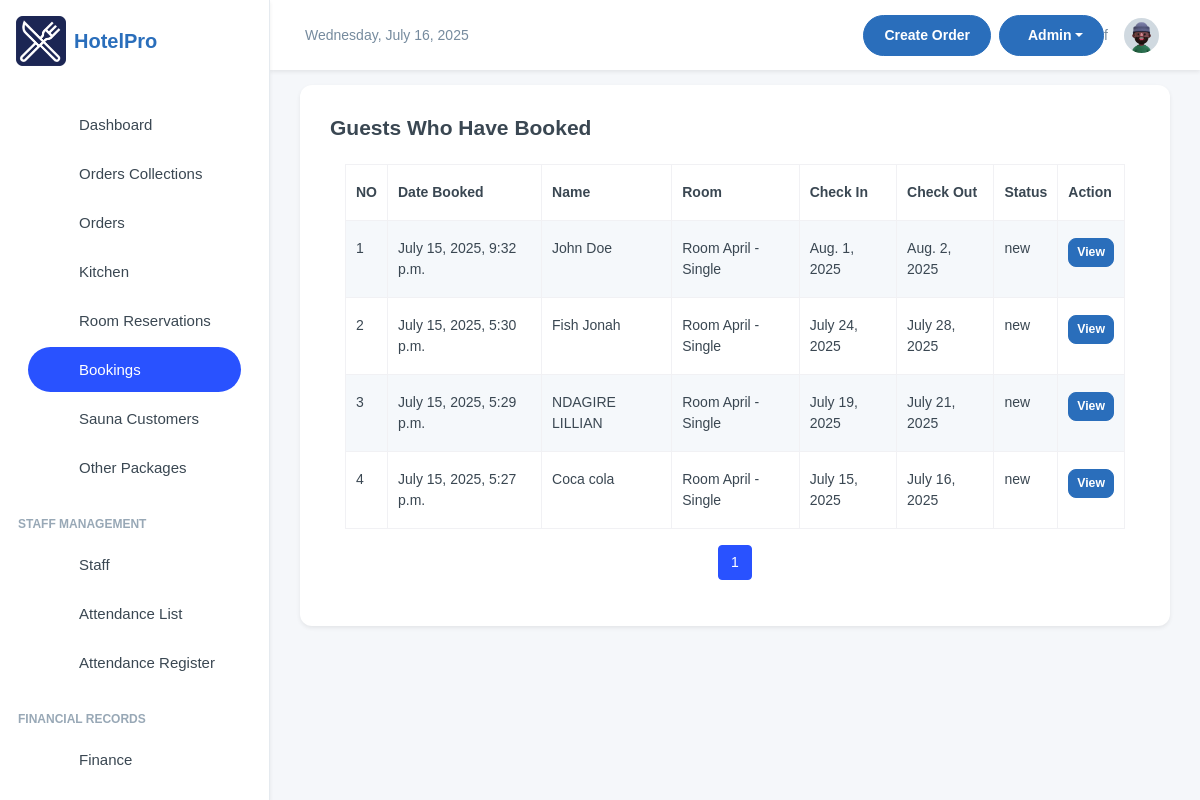
The page /room_bookings/booked_rooms/ on the database its author committed.
### room_bookings/models.py (models this page shows, shortened)
class Booking(models.Model):
    STATUS = [
        ('new', 'New'),
        ('reserved', 'Converted to Reservation'),
        ('cancelled', 'Cancelled'),
    ]
    status = models.CharField(max_length=20, choices=STATUS, default='new')
    first_name = models.CharField(max_length=100)
    last_name = models.CharField(max_length=100)
    email = models.EmailField()
    contact = models.CharField(max_length=15)
    room = models.ForeignKey(Room, on_delete=models.CASCADE)
    check_in = models.DateField()
    check_out = models.DateField()
    guests = models.IntegerField()
    booking_date = models.DateTimeField(auto_now_add=True, blank=True, null=True)
    special_requests = models.TextField(blank=True, null=True)

class Room(models.Model):
    room_number = models.CharField(max_length=10, unique=True)
    room_type = models.ForeignKey(RoomType, on_delete=models.CASCADE, related_name='rooms')
    hotel = models.ForeignKey(HotelBranch, on_delete=models.CASCADE, related_name='rooms', blank=True, null=True)
    capacity = models.IntegerField()
    is_available = models.BooleanField(default=True)
    price_per_night = models.IntegerField(null=True, blank=True)
    description = models.TextField(blank=True, null=True)
    room_image = models.ImageField(upload_to="rooms", blank=True, null=True)
    floor = models.IntegerField()
    def __str__(self):
        return f"Room {self.room_number} - {self.room_type.name}"

class RoomType(models.Model):
    name = models.CharField(max_length=50)
    description = models.TextField(blank=True, null=True)
    base_price = models.DecimalField(max_digits=10, decimal_places=2, blank=True, null=True)
    room_image = models.ImageField(upload_to="rooms", blank=True, null=True)

### room_bookings/views.py (the view)
# urls.py: path('booked_rooms/', booked_rooms, name='booked_rooms'),
def booked_rooms(request):
    bookings = Booking.objects.all().order_by('-booking_date')
    paginator = Paginator(bookings, 10)
    page_number= request.GET.get('page')
    bookings =  paginator.get_page(page_number)
    return render(request, 'booked_rooms.html', {'bookings':bookings})

### room_bookings/templates/booked_rooms.html (shortened to what this page needs)
{% extends 'base.html' %} {% block content %}
<div class="card">
  <div class="card-body">
    <h4 class="fw-semibold mb-4">Guests Who Have Booked</h4>
    <div class="container">
      <table class="table table-striped table-bordered">
        <thead class="thead-dark">
          <tr>
            <th>NO</th>
            <th>Date Booked</th>
            <th>Name</th>
            <th>Room</th>
            <th>Check In</th>
            <th>Check Out</th>
            <th> Status</th>
            <th>Action</th>
          </tr>
        </thead>
        <tbody>
          {% for booked in bookings %}
          <tr>
            <td>{{ forloop.counter }}</td>
            <td>{{ booked.booking_date }}</td>
            <td>{{ booked.first_name }} {{ booked.last_name }}</td>
            <td>{{ booked.room }}</td>
            <td>{{ booked.check_in }}</td>
            <td>{{ booked.check_out }}</td>
            <td>
                   {{ booked.status }}
            </td>
            <td>
              <a
                href="/room_bookings/each_bookings/{{booked.id}}/"
                class="btn btn-primary btn-sm"
                >View</a
              >
            </td>
          </tr>
          {% empty %}
          <tr>
            <td colspan="12" class="text-center">No bookings available</td>
          </tr>
          {% endfor %}
        </tbody>
      </table>
    </div>
        <nav aria-label="Page navigation">
        <ul class="pagination justify-content-center">
            {% for page_num in bookings.paginator.page_range %}
            {% if page_num >= bookings.number|add:-2 and page_num <= bookings.number|add:2 %} <li
                class="page-item {% if page_num == bookings.number %}active{% endif %}">
                <a class="page-link" href="?page={{ page_num }}">{{ page_num }}</a>
                </li>
                {% elif page_num == 1 or page_num == bookings.paginator.num_pages %}
                <li class="page-item">
                    <a class="page-link" href="?page={{ page_num }}">{{ page_num }}</a>
                </li>
                {% elif page_num == bookings.number|add:-3 or page_num == bookings.number|add:3 %}
                <li class="page-item disabled"><span class="page-link">...</span></li>
                {% endif %}
                {% endfor %}
        </ul>
    </nav>
  </div>
</div>
{% endblock content %}

### templates/base.html (style rules this page uses)
:root { --primary-color: #2A6EBB; --secondary-color: #F8F9FA; --accent-color: #FFD700; --text-color: #333333; --success-color: #28a745; --danger-color: #dc3545; --warning-color: #ffc107; --info-color: #17a2b8; }
body { font-family: 'Poppins', sans-serif; background-color: #f5f7fa; }
.btn-primary { background-color: var(--primary-color); border-color: var(--primary-color); }
.card { border-radius: 0.75rem; border: none; box-shadow: 0 0.125rem 0.25rem rgba(0, 0, 0, 0.075); transition: transform 0.2s ease-in-out, box-shadow 0.2s ease-in-out; }

### rows shown on the page
Booking: booking_date "July 15, 2025, 9:32 p.m.", first_name "John", last_name "Doe", room "Room April - Single", check_in "Aug. 1, 2025", check_out "Aug. 2, 2025", status "new"
Booking: booking_date "July 15, 2025, 5:30 p.m.", first_name "Fish", last_name "Jonah", room "Room April - Single", check_in "July 24, 2025", check_out "July 28, 2025", status "new"
Booking: booking_date "July 15, 2025, 5:29 p.m.", first_name "NDAGIRE", last_name "LILLIAN", room "Room April - Single", check_in "July 19, 2025", check_out "July 21, 2025", status "new"
Booking: booking_date "July 15, 2025, 5:27 p.m.", first_name "Coca", last_name "cola", room "Room April - Single", check_in "July 15, 2025", check_out "July 16, 2025", status "new"

### other values the page prints
{{ page_num }} "1"
